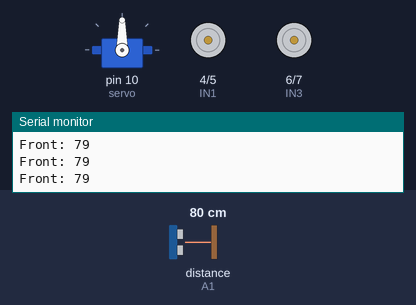
Simulated run of this sketch. Board: Arduino Uno, built with avr-gcc and run on an emulated ATmega328P. On the bench: servo, motor-driver pin pairs drawn as motors (green arrow = first pin HIGH = forward, orange = second pin HIGH = backward, longer = more drive), the last lines printed to the serial monitor. Wiring (inferred from the names in the program): ultrasonic range finder: trigger A0; echo A1. The inputs (shaded band) are chosen by the test bench; at power-on: distance to the obstacle (sensor on A1) 80 cm. The echo pulse lasts 58.3 µs per cm.

Above: at 2.2 s.
2.3 s: distance to the obstacle (sensor on A1) set to 33 cm
5.3 s: distance to the obstacle (sensor on A1) set to 28 cm
At 5.8 s:
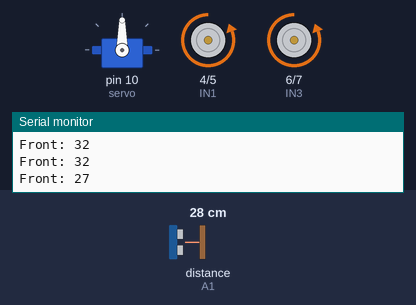
At 6.4 s:
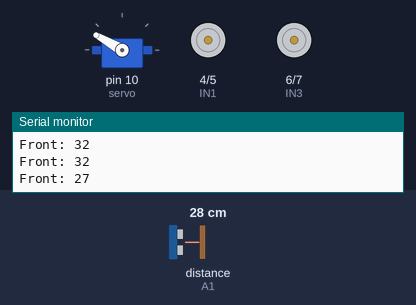
8.3 s: distance to the obstacle (sensor on A1) set to 35 cm
11.3 s: distance to the obstacle (sensor on A1) set to 2 cm
At 13.1 s:
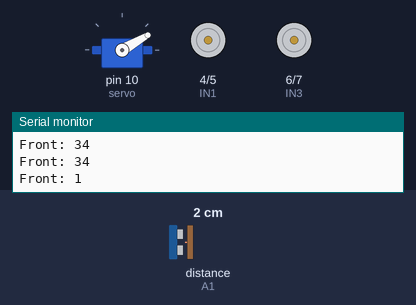
Timing chart, 0 to 15.3 s (numbered marks = the images above; inputs shaded):
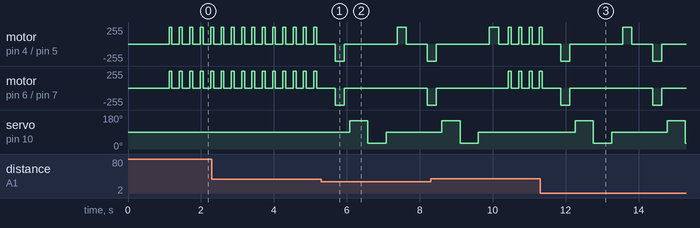

The sketch:

obstacle_avoiding_robot.ino
```cpp
#include <Servo.h>

Servo servo;

#define TRIG A0
#define ECHO A1

#define IN1 4
#define IN2 5
#define IN3 6
#define IN4 7

int limitDistance = 30;

void setup() {
  Serial.begin(9600);

  pinMode(TRIG, OUTPUT);
  pinMode(ECHO, INPUT);

  pinMode(IN1, OUTPUT);
  pinMode(IN2, OUTPUT);
  pinMode(IN3, OUTPUT);
  pinMode(IN4, OUTPUT);

  servo.attach(10);
  servo.write(90);

  stopRobot();

  delay(1000);
}

long getDistance() {
  digitalWrite(TRIG, LOW);
  delayMicroseconds(2);

  digitalWrite(TRIG, HIGH);
  delayMicroseconds(10);

  digitalWrite(TRIG, LOW);

  long time = pulseIn(ECHO, HIGH, 30000);

  if (time == 0) {
    return 400;
  }

  return time * 0.0343 / 2;
}

void stopRobot() {
  digitalWrite(IN1, LOW);
  digitalWrite(IN2, LOW);
  digitalWrite(IN3, LOW);
  digitalWrite(IN4, LOW);
}

void forward() {
  digitalWrite(IN1, HIGH);
  digitalWrite(IN2, LOW);

  digitalWrite(IN3, HIGH);
  digitalWrite(IN4, LOW);

  delay(80);

  stopRobot();
  delay(80);
}

void backward() {
  digitalWrite(IN1, LOW);
  digitalWrite(IN2, HIGH);

  digitalWrite(IN3, LOW);
  digitalWrite(IN4, HIGH);

  delay(250);

  stopRobot();
  delay(150);
}

void turnLeft() {
  digitalWrite(IN1, LOW);
  digitalWrite(IN2, LOW);

  digitalWrite(IN3, HIGH);
  digitalWrite(IN4, LOW);

  delay(250);

  stopRobot();
  delay(150);
}

void turnRight() {
  digitalWrite(IN1, HIGH);
  digitalWrite(IN2, LOW);

  digitalWrite(IN3, LOW);
  digitalWrite(IN4, LOW);

  delay(250);

  stopRobot();
  delay(150);
}

void loop() {

  servo.write(90);
  delay(120);

  long front = getDistance();

  Serial.print("Front: ");
  Serial.println(front);

  if (front > limitDistance) {

    forward();

  } else {

    stopRobot();
    delay(300);

    backward();

    // Check left side
    servo.write(150);
    delay(500);
    long left = getDistance();

    // Check right side
    servo.write(30);
    delay(500);
    long right = getDistance();

    servo.write(90);
    delay(300);

    if (left > right) {
      turnLeft();
    } else {
      turnRight();
    }
  }
}
```

Measured:
- the behaviour switches between 32 and 31 cm on distance to the obstacle (sensor on A1) (found by bisection; images 0 and 1)
- after the input at 5.3 s, servo on pin 10 (servo): 90° → 150° after 0.78 s, → 30° 0.50 s later, → 90° 0.50 s later
- after the input at 11.3 s, servo on pin 10 (servo): 90° → 150° after 0.96 s, → 30° 0.50 s later, → 90° 0.50 s later, → 150° 1.5 s later, … (5 changes in this stretch)
